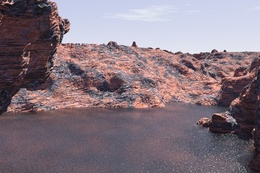
%> input picture dataset/landscape-b.jpg, 260 x 173 px, shrunk from 720 x 480 before the run
$ octave --eval "result = siftfeature(imread('dataset/landscape-b.jpg'));"   (GNU Octave 9; MATLAB toolbox functions it lacks are replaced by stand-ins)
%> lines starting %> are read from the running program, lines starting %| are printed output that depends on the picture
% clear all; close all;clc;
% img = imread('dataset/landscape-b.jpg');
function [feature_vec, validpoints] = siftfeature(img)
%% Initialize phase
row = zeros(4,1) ;
col = zeros(4,1);
[row(1), col(1), ch] = size(img);
%> ch = 3

if(ch == 3)
    new_img = rgb2gray(img);
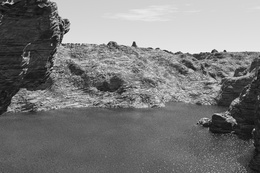
%> new_img: size 173x260 uint8; min 7, max 251, mean 122.8
else
    new_img = img;
end

new_img = double(new_img)./255;
%> new_img: size 173x260 double
scale_space = cell(5,4);
dog_space = cell(4,4);
sigma_arr = zeros(5,4);

sigma = 1.6;
k = sqrt(2);

%% Create scale space with sigma = 1.6 and k = sqrt(2)
new_img = imresize(new_img, 2, 'bilinear');
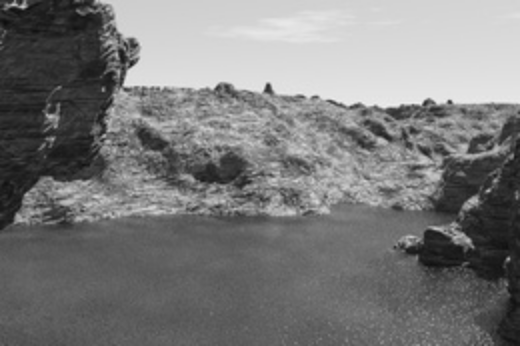
%> new_img: size 346x520 double; min 0.0539, max 0.952, mean 0.482
for ii=1:size(scale_space,2)
    row(ii) = size(new_img,1);
    col(ii) = size(new_img,2);
    counter = 2*ii - 2;
    for jj=1:size(scale_space,1)

        scl = sigma * (k^counter);
        scale_space{jj,ii} = imgaussfilt(new_img, scl);
        sigma_arr(jj,ii) = scl;
        counter = counter + 1;
    end
    new_img = imresize(new_img, 0.5, 'bilinear');
end
%> this loop made 4 passes
%> pass 3, in siftfeature, `new_img = imresize(new_img, 0.5, 'bilinear');`:
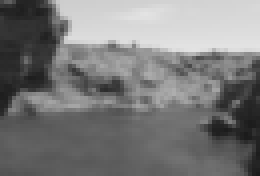
%> new_img: size 44x65 double (shown 4 times larger); min 0.109, max 0.893, mean 0.482
%> after the loop, col = [520; 260; 130; 65]; row = [346; 173; 87; 44]; scale_space = 20 items; sigma_arr = [1.6 3.2 6.4 12.8; 2.26 4.53 9.05 18.1; 3.2 6.4 12.8 25.6; 4.53 9.05 18.1 36.2; 6.4 12.8 25.6 51.2]
%figure(1);title(scale_space);
%% Create DoG space(Difference of Gaussians)
for kk=1:size(dog_space,2)
    for mm=1:size(dog_space,1)
        dog_space{mm,kk} = imsubtract(scale_space{mm+1, kk},scale_space{mm, kk});
    end
end
%> after the loop, dog_space = 16 items

%% Local Maxima and Minima Detection
% Window size = 3, 3
k = 1;
% First two index for image index, last two for min and max coord.
coord = [];
for aa = 1:size(dog_space,2)
    main2 = dog_space{2, aa};
    main3 = dog_space{3, aa};
    neighof2_1 = dog_space{1, aa};
    neighof2_2 = dog_space{3, aa};
    neighof3_1 = dog_space{2, aa};
    neighof3_2 = dog_space{4, aa};

    %Change step size
    for bb = k + 1: 1: row(aa) - k -1
        for cc = k + 1: 1: col(aa) - k - 1
            %Case 1
            main2_window = main2(bb - k: bb + k, cc - k: cc + k);
            neighof2_1window = neighof2_1(bb - k: bb + k, cc - k: cc + k);
            neighof2_2window = neighof2_2(bb - k: bb + k, cc - k: cc + k);

            if (main2(bb, cc) == max(main2_window(:)))...
                    && (main2(bb, cc) >= max(neighof2_1window(:)))...
                    && (main2(bb, cc) >= max(neighof2_2window(:)))

                coord = [coord; 2 aa bb cc sigma_arr(2,aa)];

            elseif (main2(bb, cc) == min(main2_window(:)))...
                    && (main2(bb, cc) <= min(neighof2_1window(:)))...
                    && (main2(bb, cc) <= min(neighof2_2window(:)))

                coord = [coord; 2 aa bb cc sigma_arr(2,aa)];
            end

            %Case 2
            main3_window = main3(bb - k: bb + k, cc - k: cc + k);
            neighof3_1window = neighof3_1(bb - k: bb + k, cc - k: cc + k);
            neighof3_2window = neighof3_2(bb - k: bb + k, cc - k: cc + k);


            if (main3(bb, cc) == max(main3_window(:)))...
                    && (main3(bb, cc) >= max(neighof3_1window(:)))...
                    && (main3(bb, cc) >= max(neighof3_2window(:)))

                coord = [coord; 3 aa bb cc sigma_arr(3,aa)];

            elseif (main3(bb, cc) == min(main3_window(:)))...
                    && (main3(bb, cc) <= min(neighof3_1window(:)))...
                    && (main3(bb, cc) <= min(neighof3_2window(:)))

                coord = [coord; 3 aa bb cc sigma_arr(3,aa)];
            end

        end
    end
end
%> this loop made 4 passes
%> pass 1, in siftfeature, `main2 = dog_space{2, aa};`:
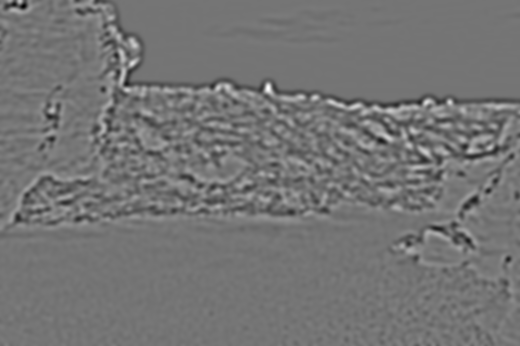
%> main2: size 346x520 double; min -0.0946, max 0.112, mean 1.1e-06; drawn with min black and max white
%> pass 1, in siftfeature, `main3 = dog_space{3, aa};`:
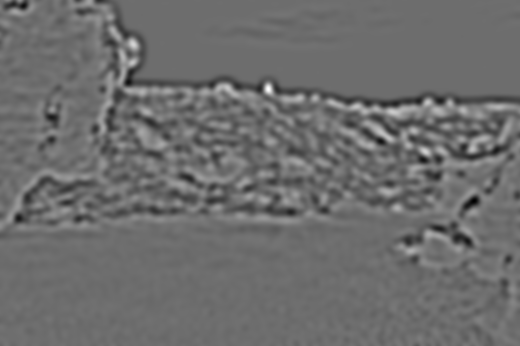
%> main3: size 346x520 double; min -0.0872, max 0.116, mean 3.96e-06; drawn with min black and max white
%> pass 1, in siftfeature, `neighof2_1 = dog_space{1, aa};`:
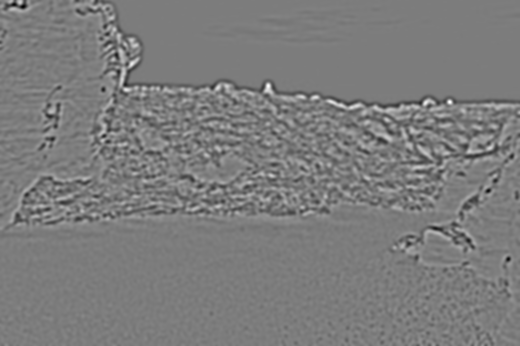
%> neighof2_1: size 346x520 double; min -0.0885, max 0.0926, mean 2.86e-07; drawn with min black and max white
%> pass 1, in siftfeature, `neighof3_2 = dog_space{4, aa};`:
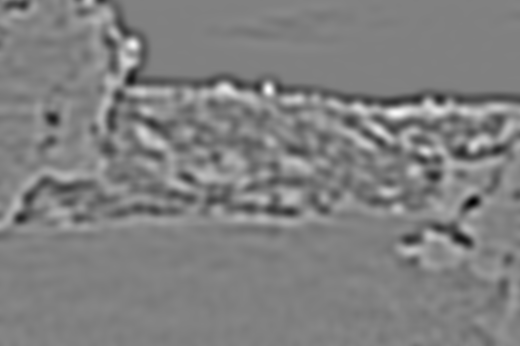
%> neighof3_2: size 346x520 double; min -0.0839, max 0.0822, mean 6.88e-06; drawn with min black and max white
%> after the loop, coord = 912 rows, first 8: [2 1 2 288 2.26; 3 1 2 378 3.2; 2 1 3 66 2.26; 2 1 3 389 2.26; 3 1 3 493 3.2; 2 1 3 502 2.26; 2 1 4 266 2.26; 2 1 5 370 2.26]

%Display non-thresholded corner points
disp(size(coord,1));
%| 912
figure;
% imshow(img);
% hold on;
% plot((2.^coord(:,2)-2).*coord(:,4), (2.^coord(:,2)-2).*coord(:,3) , 'b*');

%% Remove non-maximal/minimal outliers
coord2 = [];
% Threshold_value
threshold_1 = 0.03;
for ll=1:size(coord,1)

    % Hesssian Matrix Values
    D = dog_space{coord(ll,1), coord(ll,2)};
    Dx = (D(coord(ll,3), coord(ll,4) + 1)...
        - D(coord(ll,3), coord(ll,4) - 1))/2;
    Dy = (D(coord(ll,3) + 1, coord(ll,4))...
        - D(coord(ll,3) - 1, coord(ll,4)))/2;
    Ds = (dog_space{coord(ll,1) + 1, coord(ll,2)}...
        (coord(ll,3), coord(ll,4))...
        - dog_space{coord(ll,1) - 1, coord(ll,2)}...
        (coord(ll,3), coord(ll,4)))/2;
    Dxx = D(coord(ll, 3), coord(ll, 4) + 1)...
        + D(coord(ll, 3), coord(ll, 4) - 1)...
        - (2*D(coord(ll, 3), coord(ll, 4)));
    Dyy = D(coord(ll, 3) + 1, coord(ll, 4))...
        + D(coord(ll, 3) - 1, coord(ll, 4))...
        - (2*D(coord(ll, 3), coord(ll, 4)));
    Dxy = (D(coord(ll, 3) + 1, coord(ll, 4) + 1)...
        - D(coord(ll, 3) - 1, coord(ll, 4) + 1)...
        -D(coord(ll, 3) + 1, coord(ll, 4) - 1)...
        + D(coord(ll, 3) - 1, coord(ll, 4) - 1))/4;
    Dxs = (dog_space{coord(ll,1) + 1, coord(ll,2)}...
        (coord(ll, 3), coord(ll, 4) + 1)...
        - dog_space{coord(ll,1) + 1, coord(ll,2)}...
        (coord(ll, 3), coord(ll, 4) - 1)...
        - dog_space{coord(ll,1) - 1, coord(ll,2)}...
        (coord(ll, 3), coord(ll, 4) + 1)...
        + dog_space{coord(ll,1) - 1, coord(ll,2)}...
        (coord(ll, 3), coord(ll, 4) - 1))/4;
    Dys = (dog_space{coord(ll,1) + 1, coord(ll,2)}...
        (coord(ll, 3) + 1, coord(ll, 4))...
        - dog_space{coord(ll,1) + 1, coord(ll,2)}...
        (coord(ll, 3) - 1, coord(ll, 4))...
        - dog_space{coord(ll,1) - 1, coord(ll,2)}...
        (coord(ll, 3) + 1, coord(ll, 4))...
        + dog_space{coord(ll,1) - 1, coord(ll,2)}...
        (coord(ll, 3) - 1, coord(ll, 4)))/4;
    Dss = (dog_space{coord(ll,1) + 1, coord(ll,2)}...
        (coord(ll, 3), coord(ll, 4))...
        + dog_space{coord(ll,1) - 1, coord(ll,2)}...
        (coord(ll, 3), coord(ll, 4)))...
        - (2*D(coord(ll, 3), coord(ll, 4)));

    %Clairaut's Theorem: Dxy == Dyx iff. both are continuous within
    %their definition range
    H1 = [Dxx Dxy Dxs; Dxy Dyy Dys; Dxs Dys Dss];
    %Loc_ext => x,y,s

    D_dif = [Dx; Dy ;Ds];
    loc_ext = (-pinv(H1)) * D_dif;
    Taylor_dog = D(coord(ll, 3), coord(ll, 4)) + ((D_dif')*loc_ext)/2;

    if (abs(Taylor_dog) > threshold_1) && (max(abs(loc_ext)) < 0.5)
        coord2 = [coord2; coord(ll,:) (coord(ll,3)+loc_ext(1))...
            (coord(ll,4)+loc_ext(2)) (coord(ll,5)+loc_ext(3)) Taylor_dog];
    end

end
%> this loop made 912 passes
%> (Dx, Dy, Dxx, Dyy, Dxy, Dxs, Dys, Dss) on pass 12: (0.00081, 0.00306, 0.00599, 0.00923, 0.00319, -0.000565, -0.00161, 0.0154)
%> (Dxx, Dyy, Dxy, Dxs, Dys, Dss, D_dif, loc_ext) on passes 1, 2, 4, 5, 6: (-2.06e-05, -8.5e-05, -2.4e-06, -2.31e-05, -3.98e-05, -0.000143, [8.83e-06; -2.3e-05; -1.15e-05], [0.576; -0.236; -0.108]), (-0.000126, -0.000185, 2.11e-05, -4.72e-05, -0.000238, -0.00144, [-4.04e-05; -1.01e-05; 2.06e-05], [-0.37; -0.167; 0.0541]), (-0.000124, -8.17e-05, -4.31e-05, 3.5e-05, -5.99e-05, -0.000314, [-2.79e-06; 3.4e-05; 5.71e-05], [-0.15; 0.435; 0.0823]), (-6.03e-06, -5.38e-05, -1.17e-05, -3.03e-06, -4.88e-05, -0.000134, [7.14e-07; 1.11e-05; 4.19e-05], [0.341; -0.214; 0.382]), (-1.91e-05, -0.00014, -1.29e-05, -1.44e-05, -0.00014, -0.000289, [1.09e-06; 4.82e-05; 5.6e-05], [-0.193; 0.309; 0.0542])

%Display first_level-thresholded corner points
disp(size(coord2, 1));
%| 206
% plot((2.^coord2(:,2)-2).*coord2(:,4),(2.^coord2(:,2)-2).*coord2(:,3),'g+');

%% Eliminate Low Contrast Extremum

coord3 = [];
for ll = 1:size(coord2,1)
    D = dog_space{coord2(ll,1), coord2(ll,2)};
    C_dog = 0.015;
    if (abs(coord2(ll, 9)) >= C_dog)...
            && (abs(D(coord2(ll, 3), coord2(ll, 4))) >=  0.8*C_dog)
        coord3 = [coord3; coord2(ll, :)];
    end
end
disp(size(coord3,1));
%| 206

%% Eliminate  Edge Responses
coord_final = [];
for ll=1:size(coord3,1)

    D = dog_space{coord3(ll,1), coord3(ll,2)};
    Dxx_new = D(coord3(ll, 3), coord3(ll, 4) + 1)...
        + D(coord3(ll, 3), coord3(ll, 4) - 1)...
        - (2*D(coord3(ll, 3), coord2(ll, 4)));
    Dxy_new = (D(coord3(ll, 3) + 1, coord3(ll, 4) + 1)...
        - D(coord3(ll, 3) - 1, coord3(ll, 4) + 1)...
        -D(coord3(ll, 3) + 1, coord3(ll, 4) - 1)...
        + D(coord3(ll, 3) - 1, coord3(ll, 4) - 1))/4;
    Dyy_new = D(coord3(ll, 3) + 1, coord3(ll, 4))...
        + D(coord3(ll, 3) - 1, coord3(ll, 4))...
        - (2*D(coord3(ll, 3), coord3(ll, 4)));

    %Hessian 2x2
    H2 = [Dxx_new Dxy_new; Dxy_new Dyy_new];
    Tr_H2 = H2(1,1) + H2(2,2);
    Det_H2 = (H2(1,1)*H2(2,2)) - (H2(1,2)*H2(2,1));

    %Evaluate Edge Responses
    r = 10;
    Ev_H2 = ((Tr_H2)^2)/Det_H2;
    if Ev_H2  < (((r+1)^2)/r)
        coord_final = [coord_final; coord3(ll, :)];
    end
end
disp(size(coord_final,1));
%| 200
% plot((2.^coord_final(:,2)-2).*coord_final(:,4),...
%     (2.^coord_final(:,2)-2).*coord_final(:,3) , 'mo');
hold off;
%% Magnitude and Theta Space
mag_space = cell(5,4);
theta_space = cell(5,4);
offset = 50;
for ii = 1:size(scale_space,2)
    for jj=1:size(scale_space,1)
        mag_space{jj, ii} = zeros(size(scale_space{jj,ii},1),...
            size(scale_space{jj,ii},2));
        theta_space{jj, ii} = zeros(size(scale_space{jj,ii},1),...
            size(scale_space{jj,ii},2));
        I = scale_space{jj,ii};
        for xx=2:size(mag_space{jj, ii},1)-1
            for yy=2:size(mag_space{jj, ii},2)-1
                mag_space{jj, ii}(xx,yy) = ...
                    sqrt(((I(xx + 1, yy)-I(xx -1,yy))^2)...
                    + ((I(xx,yy+1)-I(xx,yy-1))^2));
                theta_space{jj, ii}(xx,yy) = ...
                    atan2d((I(xx,yy+1)-I(xx,yy-1))...
                    , (I(xx+1,yy)-I(xx-1,yy)));
                theta_space{jj, ii}(xx,yy) = ...
                    mod(theta_space{jj, ii}(xx,yy) + 360,360);
            end
        end
        mag_space{jj, ii} = padarray(mag_space{jj, ii},...
            [offset offset],'both');
        theta_space{jj, ii} = padarray(theta_space{jj, ii},...
            [offset offset],'both');
    end
end
%% Orientation Assignment
coord_final2 = [];
for oo=1:size(coord_final,1)
    hist_bin = zeros(1, 36);

    idx = coord_final(oo, 1);
    idy = coord_final(oo, 2);
    mag_I = mag_space{idx, idy};
    theta_I = theta_space{idx, idy};
    %Window size ~ 1.5*sigma
    winsize = 2*ceil(1.5*coord_final(oo,8));
    if mod(winsize,2) == 0
        winsize = winsize + 1;
    end
    gauss_filter = fspecial('gaussian',...
        [winsize winsize], 1.5*coord_final(oo,8));
    currx = coord_final(oo,3) ;%* (2^(coord_final(oo, 2) -idy));
    curry = coord_final(oo,4) ;%* (2^(coord_final(oo, 2) -idy));

    theta_win = theta_I(currx-(winsize-1)/2+offset:...
        currx+(winsize-1)/2+offset,...
        curry-(winsize-1)/2+offset:...
        curry+(winsize-1)/2+offset);
    mag_win = mag_I(currx-(winsize-1)/2+offset:...
        currx+(winsize-1)/2+offset,...
        curry-(winsize-1)/2+offset:...
        curry+(winsize-1)/2+offset);
    mag_win = mag_win .* gauss_filter;
    for ii = 1:size(theta_win,1)
        for jj = 1:size(theta_win,2)
            theta = mod(theta_win(ii,jj)+360,360);
            m = mag_win(ii,jj);
            hist_bin(1, floor(theta/10)+1) = ...
                hist_bin(1, floor(theta/10)+1) + m;
        end

    end
    maxEl = max(hist_bin);

    for aa = 1:length(hist_bin)
        if hist_bin(aa) >= 0.8*maxEl
            if aa-1 <= 0
                X = 0:2;
                Y = hist_bin([36,1,2]);
            elseif aa+1 > 36
                X = 35:37;
                Y = hist_bin([35,36,1]);
            else
                X = aa-1:aa+1;
                Y = hist_bin(aa-1:aa+1);
            end
            %Interpolation
            [p,S,mu]  = polyfit([Y(1) Y(2) Y(3)], [X(1) X(2) X(3)], 2);
            dir = polyval(p,Y(2),[],mu)*10;
            coord_final2 = ...
                [coord_final2; coord_final(oo,:) idx idy hist_bin(aa) dir];
        end
    end
end
disp(size(coord_final2,1));
imagesc(img); hold on;
[u,v] = pol2cart(theta,coord_final2(:,13), coord_final2(:,12));
disp(size(u));
quiver((2.^coord_final2(:,2)-2).*coord_final2(:,4),...
    (2.^coord_final2(:,2)-2).*coord_final2(:,3),u,v);

%% Local Image Descriptors
w=4;% In David G. Lowe experiment,divide the area into 4*4.
feature_vec = zeros(size(coord_final2,1),w*w*8);
validpoints = zeros(size(coord_final2,1),2);
for oo = 1:size(coord_final2,1)
    theta_I = theta_space{coord_final2(oo, 10), coord_final2(oo, 11)};
    mag_I = mag_space{coord_final2(oo, 10), coord_final2(oo, 11)};

    subpixel_idx = floor(coord_final2(oo, 6));
    subpixel_idy = floor(coord_final2(oo, 7));
    G1 = fspecial('gaussian', [16 16], 8);
    theta = coord_final2(oo,13);

    % [47 lines of commented-out code are left out]
    theta_newwin = theta_I(subpixel_idx-7+offset:subpixel_idx+8+offset,...
        subpixel_idy-7+offset:subpixel_idy+8+offset);
    mag_newwin = mag_I(subpixel_idx-7+offset:subpixel_idx+8+offset,...
        subpixel_idy-7+offset:subpixel_idy+8+offset);
    mag_newwin = mag_newwin .* G1;

%     theta_newwin = imrotate(theta_newwin,360-theta,'crop');
%     mag_newwin = imrotate(mag_newwin, 360-theta ,'crop');
    count = 1;
    %For each window, jump 4 by 4
    for i = 1:w:16
        for j = 1:w:16
            theta_f = theta_newwin(i:(i+3), j:(j+3));
            mag_f = mag_newwin(i:(i+3), j:(j+3));

            %For each element in window
            for k = 1:4
                for l = 1:4
                    %Rotation dependence
                    theta_bin = theta_f(k,l) - theta + (180/8) + 360;
                    theta_bin = mod(theta_bin,360);

                    %Trilinear interpolation
                    feature_vec(oo, count+floor(theta_bin/45)) =...
                        feature_vec(oo, count+floor(theta_bin/45))...
                        + mag_f(k,l);

                end
            end
            count = count + 8;
        end
    end


    norm = sqrt(sum(feature_vec(oo,:).^2));
    feature_vec(oo,:) = feature_vec(oo,:)./norm;

    %Threshold values above 0.2 -> Illumination Independence
    feature_vec(oo, feature_vec(oo,:)>0.2)=0.2;

    norm = sqrt(sum(feature_vec(oo,:).^2));
    feature_vec(oo,:) = feature_vec(oo,:)./norm;

    validpoints(oo,1) = (2^(coord_final2(oo,2)-2))*coord_final2(oo, 7);
    validpoints(oo,2) = (2^(coord_final2(oo,2)-2))*coord_final2(oo, 6);


end

% save('feature2.mat','feature_vec');
% save('validpoints2.mat','validpoints');
end
%> (the run ends here)
